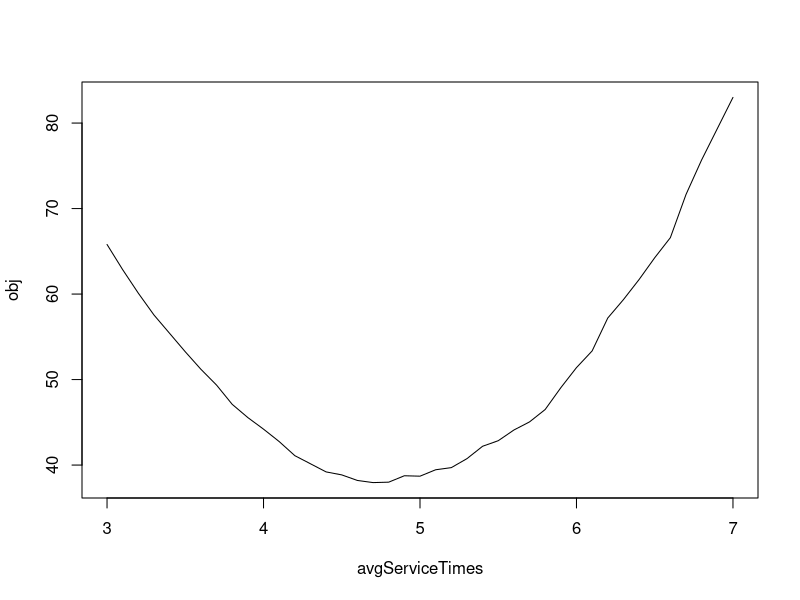

This chart was generated by the following R code:
N=1000

#The avg service times from which we need to pick one
avgServiceTimes = seq(3,7,0.1)

#Corresponding Costs
cost =  5*avgServiceTimes^2 -  60*avgServiceTimes +200

AvgWaitTimes = rep(NA,length(avgServiceTimes))
PercentAnnoyed = rep(NA,length(avgServiceTimes))

#Random number generator's seed. Randomly picked and remembered for use in decision.
seed = sample(1000,1)

for (si in 1:length(avgServiceTimes) ){
  
  #reset seed everytime
  set.seed(seed)  
  
  #tau = sampled from an exponential with lambda=1/8
  tau = rexp(N-1,1/8) 
  #S = sampled from an exponential with mu = 1/avgServieTime
  S= rexp(N,1/avgServiceTimes[si])
  
  
  A = c(0,cumsum(tau));
  T = rep(NA,N)
  D = rep(NA,N)
  W = rep(NA,N)
  
  T[1] = 0
  D[1] = S[1]
  W[1] = 0
  
  for (i in 2:N){
    T[i] = max(D[i-1],A[i])
    D[i] = T[i] + S[i]
    W[i] = T[i] - A[i]
  }
  
  AvgWaitTimes[si] = mean(W)
  PercentAnnoyed[si] = mean(W>20)*100
}

obj = PercentAnnoyed+cost
plot(avgServiceTimes,obj,type="l")
